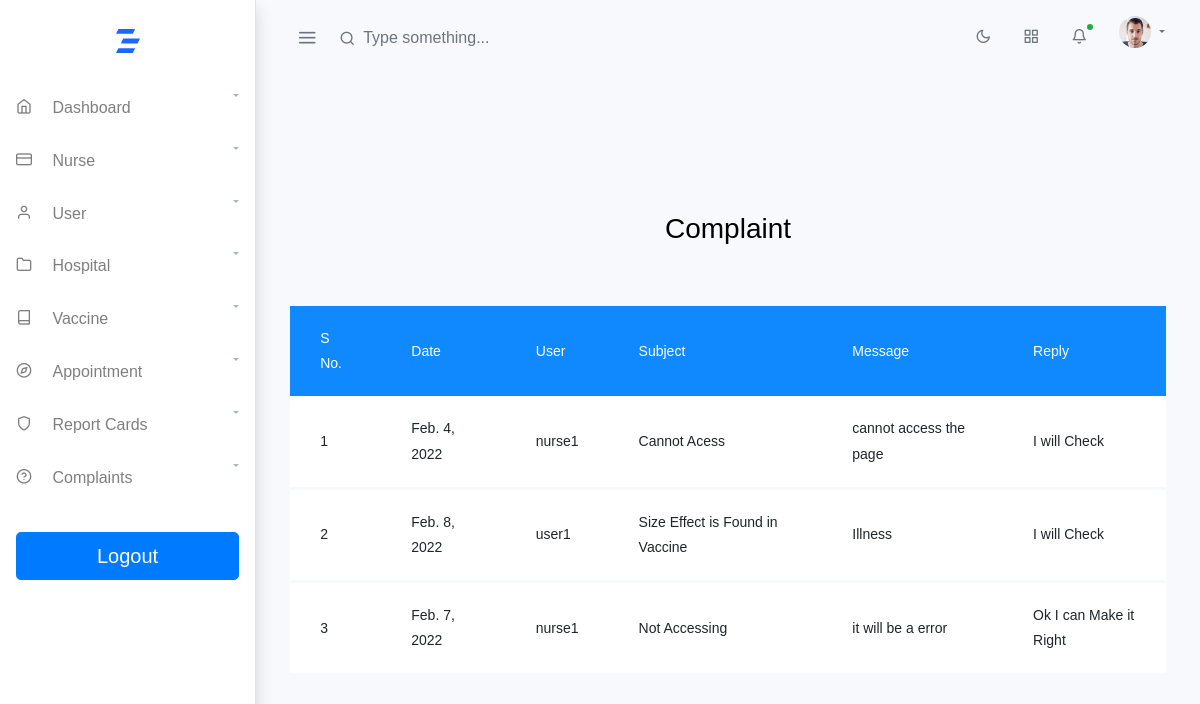
Screenshot of /complaint_view with the database file from the repository.
### vaccineapp/models.py (models this page shows)
class Complaint(models.Model):
    User = models.ForeignKey(Login, on_delete=models.CASCADE)
    Subject = models.CharField(max_length=200)
    Complaint = models.TextField()
    Date = models.DateField()
    Reply = models.TextField(null=True, blank=True)

class Login(AbstractUser):
    is_nurse = models.BooleanField(default=False)
    is_user = models.BooleanField(default=False)

### vaccineapp/admin_views.py (the view)
# urls.py: path('complaint_view', admin_views.complaint_view, name='complaint_view'),
def complaint_view(request):
    c = Complaint.objects.all()
    return render(request, 'Admin/complaint_view.html', {'complaint': c})

### templates/Admin/complaint_view.html (shortened to what this page needs)
<!doctype html>
{% extends 'AdminPanel/AdminPanel.html' %}
{% block content %}
{% load static %}
<html lang="en">
  <head>
	<link rel="stylesheet" href="https://stackpath.bootstrapcdn.com/font-awesome/4.7.0/css/font-awesome.min.css">
	<link rel="stylesheet" href="{% static 'AdminPanel/assets/table/css/style.css' %}">
	</head>
	<body>
	<section class="ftco-section">
		<div class="container">
			<div class="row justify-content-center">
				<div class="col-md-6 text-center mb-5">
					<h2 class="heading-section">Complaint</h2>
				</div>
			</div>
			<div class="row">
				<div class="col-md-12">
					<div class="table-wrap">
						<table class="table">
						  <thead class="thead-primary">
						    <tr>
						      <th>S No.</th>
						      <th>Date</th>
						      <th>User</th>
						      <th>Subject</th>
						      <th>Message</th>
						      <th>Reply</th>
						    </tr>
						  </thead>
						  <tbody>
						  {% for i in complaint %}
						    <tr>
						      <td>{{forloop.counter}}</td>
						      <td>{{i.Date}}</td>
						      <td>{{i.User}}</td>
						      <td>{{i.Subject}}</td>
						      <td>{{i.Complaint}}</td>
						      <td>
								  {% if i.Reply == None %}
								  <a href="{% url 'complaint_reply' i.id %}"  >Reply Now</a>
								  {% else %}
								  	{{i.Reply}}
							  		{% endif %}
							  </td>
						    </tr>
						  {% endfor %}
						  </tbody>
						</table>
					</div>
				</div>
			</div>
		</div>
	</section>
	</body>
{% endblock %}

### rows the page displays
Complaint: Date "Feb. 4, 2022", User "nurse1", Subject "Cannot Acess", Complaint "cannot access the page", Reply "I will Check"
Complaint: Date "Feb. 8, 2022", User "user1", Subject "Size Effect is Found in Vaccine", Complaint "Illness", Reply "I will Check"
Complaint: Date "Feb. 7, 2022", User "nurse1", Subject "Not Accessing", Complaint "it will be a error", Reply "Ok I can Make it Right"
